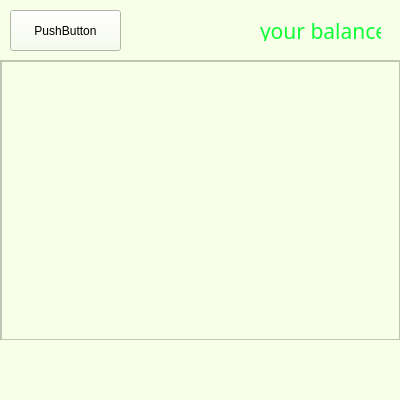
<?xml version="1.0" encoding="UTF-8"?>
<ui version="4.0">
 <class>MainWindow</class>
 <widget class="QMainWindow" name="MainWindow">
  <property name="geometry">
   <rect>
    <x>0</x>
    <y>0</y>
    <width>400</width>
    <height>400</height>
   </rect>
  </property>
  <property name="minimumSize">
   <size>
    <width>400</width>
    <height>400</height>
   </size>
  </property>
  <property name="maximumSize">
   <size>
    <width>400</width>
    <height>400</height>
   </size>
  </property>
  <property name="font">
   <font>
    <family>Sans Serif</family>
   </font>
  </property>
  <property name="windowTitle">
   <string>MainWindow</string>
  </property>
  <property name="styleSheet">
   <string notr="true">background-color:rgb(248, 255, 233)</string>
  </property>
  <widget class="QWidget" name="centralwidget">
   <widget class="QPushButton" name="pushButton">
    <property name="geometry">
     <rect>
      <x>10</x>
      <y>10</y>
      <width>111</width>
      <height>41</height>
     </rect>
    </property>
    <property name="text">
     <string>PushButton</string>
    </property>
   </widget>
   <widget class="QLabel" name="label">
    <property name="geometry">
     <rect>
      <x>260</x>
      <y>20</y>
      <width>121</width>
      <height>21</height>
     </rect>
    </property>
    <property name="font">
     <font>
      <family>Sans Serif</family>
      <pointsize>16</pointsize>
     </font>
    </property>
    <property name="styleSheet">
     <string notr="true">color:rgb(14, 255, 54)</string>
    </property>
    <property name="text">
     <string>your balance</string>
    </property>
   </widget>
   <widget class="QScrollArea" name="scrollArea">
    <property name="geometry">
     <rect>
      <x>0</x>
      <y>60</y>
      <width>400</width>
      <height>280</height>
     </rect>
    </property>
    <property name="maximumSize">
     <size>
      <width>400</width>
      <height>280</height>
     </size>
    </property>
    <property name="widgetResizable">
     <bool>true</bool>
    </property>
    <widget class="QWidget" name="scrollAreaWidgetContents">
     <property name="geometry">
      <rect>
       <x>0</x>
       <y>0</y>
       <width>396</width>
       <height>276</height>
      </rect>
     </property>
     <widget class="QListWidget" name="listWidget">
      <property name="geometry">
       <rect>
        <x>0</x>
        <y>0</y>
        <width>400</width>
        <height>551</height>
       </rect>
      </property>
      <property name="maximumSize">
       <size>
        <width>400</width>
        <height>1600</height>
       </size>
      </property>
     </widget>
    </widget>
   </widget>
  </widget>
  <widget class="QMenuBar" name="menubar">
   <property name="geometry">
    <rect>
     <x>0</x>
     <y>0</y>
     <width>400</width>
     <height>30</height>
    </rect>
   </property>
  </widget>
  <widget class="QStatusBar" name="statusbar"/>
 </widget>
 <resources/>
 <connections/>
</ui>
